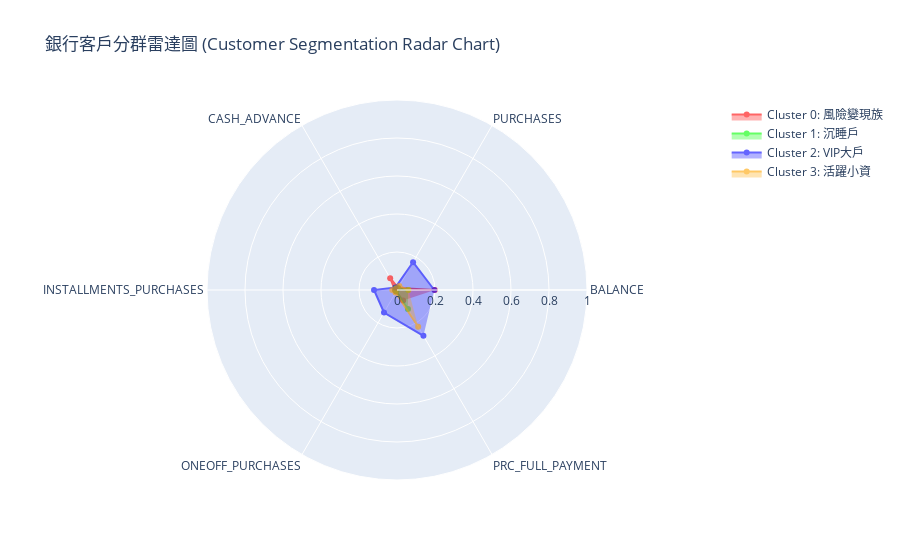

Notebook code for this chart:
### Code cell
import plotly.graph_objects as go
from sklearn.preprocessing import MinMaxScaler

# 1. 為了畫圖漂亮，我們需要把數據縮放到 0-1 之間 (因為金額大小差太多了)
# 我們只選幾個關鍵特徵來畫
features_to_plot = ['BALANCE', 'PURCHASES', 'CASH_ADVANCE', 
                    'INSTALLMENTS_PURCHASES', 'ONEOFF_PURCHASES', 'PRC_FULL_PAYMENT']

scaler = MinMaxScaler()
df_radar = pd.DataFrame(scaler.fit_transform(df[features_to_plot]), columns=features_to_plot)
df_radar['Cluster'] = df['Cluster']

# 2. 計算每一群的平均值
radar_summary = df_radar.groupby('Cluster').mean()

# 3. 使用 Plotly 畫互動式雷達圖
fig = go.Figure()

colors = ['#FF0000', '#00FF00', '#0000FF', '#FFA500'] # 紅綠藍橘
cluster_names = ['Cluster 0: 風險變現族', 'Cluster 1: 沉睡戶', 'Cluster 2: VIP大戶', 'Cluster 3: 活躍小資']

for i in range(4):
    fig.add_trace(go.Scatterpolar(
        r=radar_summary.iloc[i].values,
        theta=features_to_plot,
        fill='toself',
        name=cluster_names[i],
        line_color=colors[i],
        opacity=0.6
    ))

fig.update_layout(
    polar=dict(
        radialaxis=dict(
            visible=True,
            range=[0, 1]
        )),
    title="銀行客戶分群雷達圖 (Customer Segmentation Radar Chart)",
    showlegend=True
)

fig.show()

### Figure 1 — Plotly figure (JSON) as saved in the notebook; plotly's stock layout.template omitted (floating-point values rounded to 4 significant figures)
{"data": [{"fill": "toself", "line": {"color": "#FF0000"}, "name": "Cluster 0: 風險變現族", "opacity": 0.6, "r": [0.1988, 0.01239, 0.07176, 0.01071, 0.008992, 0.06457], "theta": ["BALANCE", "PURCHASES", "CASH_ADVANCE", "INSTALLMENTS_PURCHASES", "ONEOFF_PURCHASES", "PRC_FULL_PAYMENT"], "type": "scatterpolar"}, {"fill": "toself", "line": {"color": "#00FF00"}, "name": "Cluster 1: 沉睡戶", "opacity": 0.6, "r": [0.0584, 0.01025, 0.01432, 0.008922, 0.007417, 0.1154], "theta": ["BALANCE", "PURCHASES", "CASH_ADVANCE", "INSTALLMENTS_PURCHASES", "ONEOFF_PURCHASES", "PRC_FULL_PAYMENT"], "type": "scatterpolar"}, {"fill": "toself", "line": {"color": "#0000FF"}, "name": "Cluster 2: VIP大戶", "opacity": 0.6, "r": [0.1962, 0.1693, 0.01594, 0.1209, 0.1369, 0.2782], "theta": ["BALANCE", "PURCHASES", "CASH_ADVANCE", "INSTALLMENTS_PURCHASES", "ONEOFF_PURCHASES", "PRC_FULL_PAYMENT"], "type": "scatterpolar"}, {"fill": "toself", "line": {"color": "#FFA500"}, "name": "Cluster 3: 活躍小資", "opacity": 0.6, "r": [0.06004, 0.02444, 0.01051, 0.02452, 0.01588, 0.2228], "theta": ["BALANCE", "PURCHASES", "CASH_ADVANCE", "INSTALLMENTS_PURCHASES", "ONEOFF_PURCHASES", "PRC_FULL_PAYMENT"], "type": "scatterpolar"}], "layout": {"polar": {"radialaxis": {"range": [0, 1], "visible": true}}, "showlegend": true, "title": {"text": "銀行客戶分群雷達圖 (Customer Segmentation Radar Chart)"}}}
